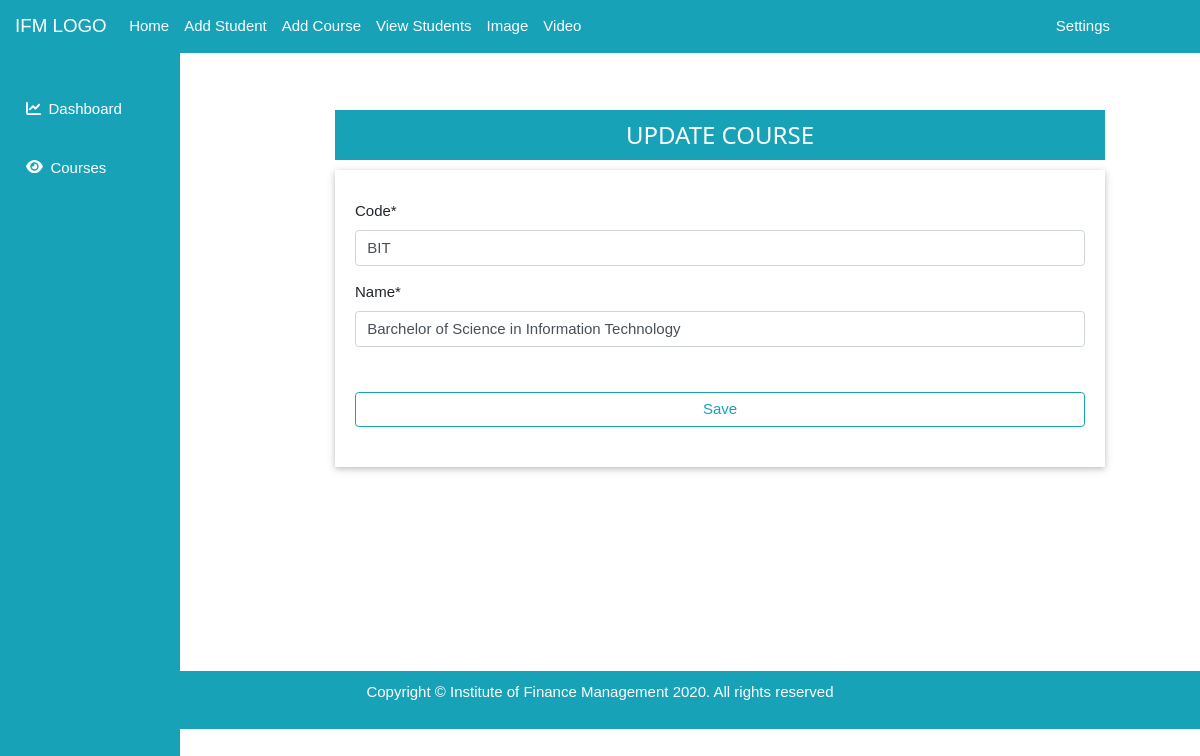
Before: /update-course/1/ with the older database file.
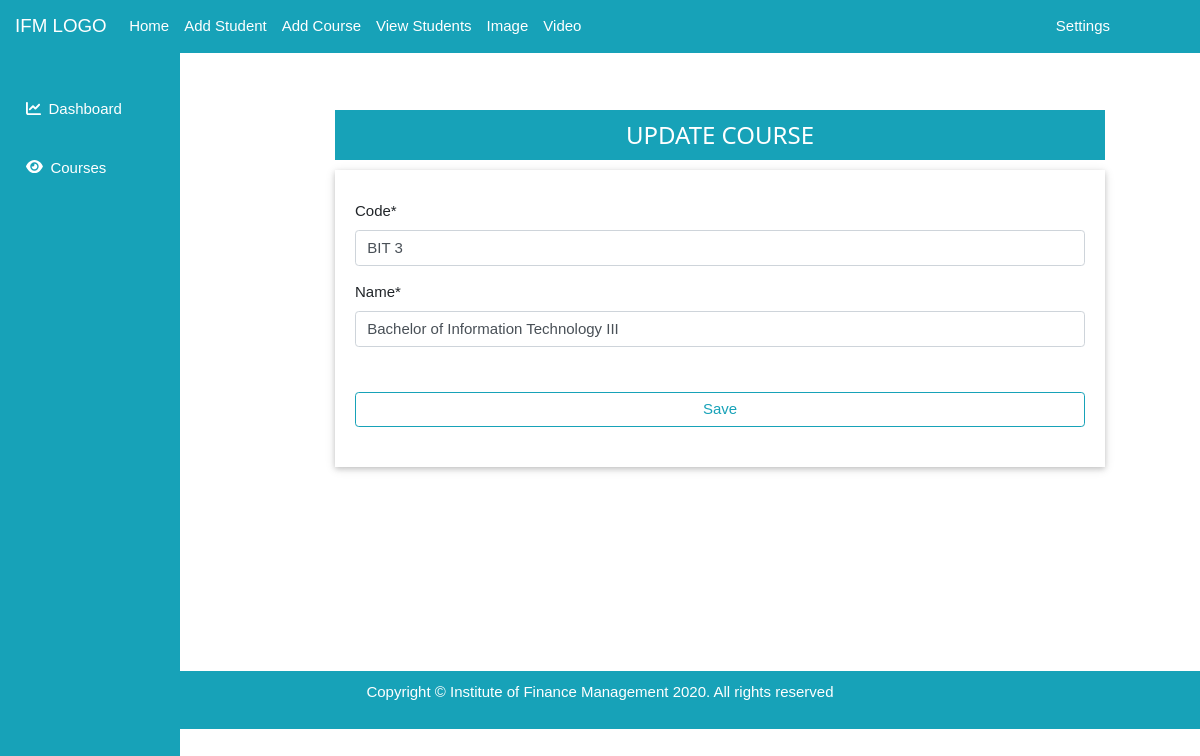
After: the same page with the newer database file.
### face_app/models.py (models this page shows, shortened)
class Course(models.Model):
    code = models.CharField(max_length = 10, unique = True)
    name = models.CharField(max_length = 100, unique = True)
    class Meta:
        verbose_name_plural = 'Courses'

### face_app/views.py (the view)
# urls.py: path('update-course/<int:id>/', updateCourse, name  ='update-course'),
def updateCourse(request, id):
    instance = get_object_or_404(Course, pk = id)
    form = updateCourseForm(request.POST or None, request.FILES or None, instance = instance)
    if form.is_valid():
        form.save()
        messages.success(request, f'Course has been updated successifully!')
        return redirect ('all-courses')
    context = {
        'form': form,
    }
    myTemplate = 'face/updateCourse.html'
    return render(request, myTemplate, context)

### face_app/forms.py
class updateCourseForm(forms.ModelForm):
    class Meta:
        model = Course
        fields = ['code', 'name']

### face_app/templates/face/updateCourse.html (shortened to what this page needs)
{% extends 'face/base.html' %}
{% load crispy_forms_tags %}
{% block content%}
  <div class="outer_container">
    <div class="container">
      <div class="row">
        <div class="col-md-10 offset-md-1">
          <div class="contents">
              <div class="f-heading bg-info">
                <h3> UPDATE COURSE</h3>
              </div>
              <div class="  w3-card f-card">
              <form method="post" enctype="multipart/form-data">
                {{ form | crispy }}
                <button class="btn btn-outline-info mt-5 btn-block" type="submit" name="button">Save</button>
              </form>
            </div>
          </div>
        </div>
      </div>
    </div>
  </div>
{% endblock%}

Changed rows visible on the page:
changed Course: code "BIT" → "BIT 3"; name "Barchelor of Science in Information Technology" → "Bachelor of Information Technology III"
